Frame 1 (no input): blank canvas, image omitted
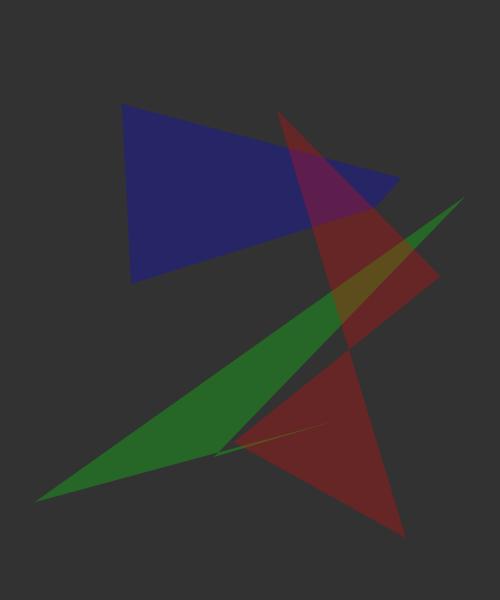
Frame 2 (the mouse pressed at the canvas centre, redrawn once)

The p5.js sketch that drew this single still picture (run headless with seeded random() and noise() and a simulated clock; the mouse was pressed at the canvas centre and the sketch redrawn once):

// p5.js sketch
// ── sketch.js
let cs = {      // Canvas Size
    x: 500,
    y: 600
}
let nq = 1000;  // Total Quads
let ps = 50;   // Time between each printing (ms)

function setup() {
    createCanvas(cs.x, cs.y);
    background(50);
}

function draw() {
    noFill();
    strokeWeight(0);
    stroke(150);

    // Define x-axe randomness corresponding to canvas WIDTH
    ranx = function(){
        result = random(0,cs.x);
        return result;
    }
    // Define y-axe randomness corresponding to canvas HEIGHT
    rany = function(){
        result = random(0,cs.y);
        return result;
    }

    function drawQuads(){

        let x = 0;

        //Every x miliseconds
        setTimeout(function(){
            
            // Draw Quad
            if (random(3) < 1) {
                // Red one
                fill('rgba(255, 0, 0, 0.25)');
                quad(ranx() ,rany() ,ranx() ,rany() ,ranx() ,rany() ,ranx() ,rany());
            } else if (random(3) > 1 && random(3) < 2) {
                // Green one
                fill('rgba(0, 255, 0, 0.25)');
                quad(ranx() ,rany() ,ranx() ,rany() ,ranx() ,rany() ,ranx() ,rany());
            } else {
                // Blue one
                fill('rgba(0, 0, 255, 0.25)');
                quad(ranx() ,rany() ,ranx() ,rany() ,ranx() ,rany() ,ranx() ,rany());
            }

            // How many quads
            x++;
            if(x<=nq){
                drawQuads();
            }

        },ps)
    }
    drawQuads();
    noLoop();
}
